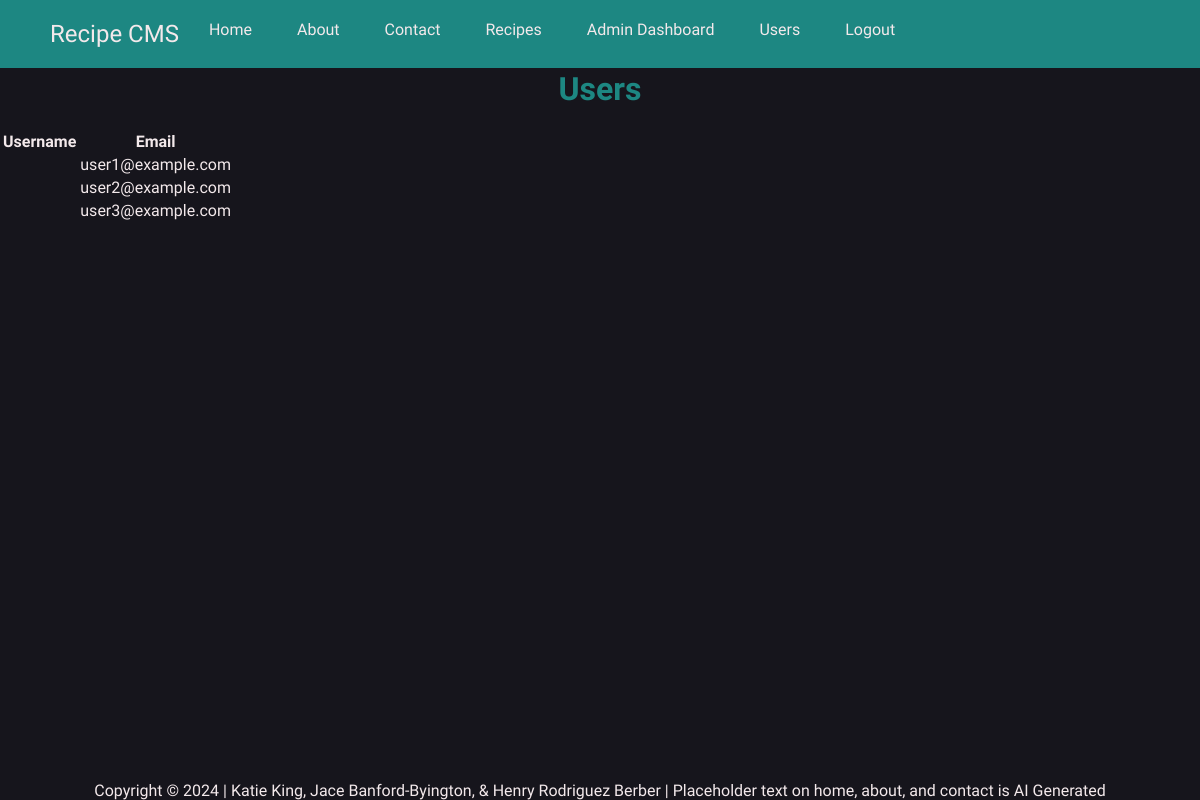
/index.php?page=adminPages/users (signed in), run on the app's committed database.
### tables this page shows
CREATE TABLE IF NOT EXISTS Users (
    UserId INT NOT NULL AUTO_INCREMENT,
    Password VARCHAR(100) NOT NULL,
    Email VARCHAR(100) NOT NULL,
    isAdmin BOOLEAN NOT NULL,
    PRIMARY KEY (UserId),
    CONSTRAINT Users_UniqueEmail UNIQUE (Email)
    );

### dbConnection.php (called while the page is built, shortened)
<?php
function getConnection()
{
    $dbConnection = @mysqli_connect(DB_SERVER, DB_USER, DB_PSWD, DB_NAME) or die("Could not connect to MySQL server.");
    return $dbConnection;
}
function getAllUsers(): array
{
    $query = 'SELECT * FROM Users';
    $response = getConnection()->execute_query($query);
    return $response->fetch_all(MYSQLI_ASSOC);
}

### pages/adminPages/users.php (the view, shortened to what this page needs)
<?php
require_once 'dbConnection.php';
$users = getAllUsers();
?>
<h1>Users</h1>
<?php if (!empty($users)): ?>
<table>
    <tr>
        <th>Username</th>
        <th>Email</th>
    </tr>
    <?php foreach ($users as $user): ?>
        <tr>
            <td><?php echo htmlspecialchars($user['Username']); ?></td>
            <td><?php echo htmlspecialchars($user['Email']); ?></td>
        </tr>
    <?php endforeach; ?>
</table>
<?php else: ?>
    <p>No users found.</p>
<?php endif; ?>

### data on the page
users: Email "user1@example.com"
users: Email "user2@example.com"
users: Email "user3@example.com"
